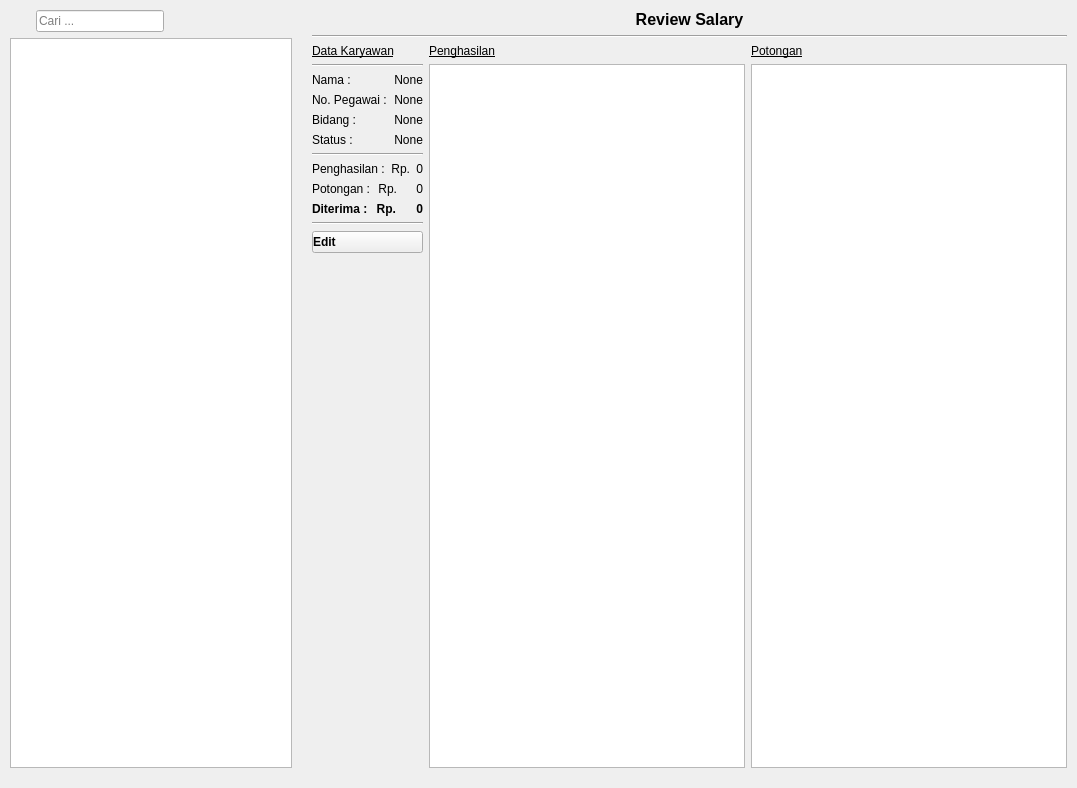
<?xml version="1.0" encoding="UTF-8"?>
<ui version="4.0">
 <class>PayrollTabSalary</class>
 <widget class="QWidget" name="PayrollTabSalary">
  <property name="geometry">
   <rect>
    <x>0</x>
    <y>0</y>
    <width>1077</width>
    <height>788</height>
   </rect>
  </property>
  <property name="windowTitle">
   <string>Payroll - Salary</string>
  </property>
  <layout class="QHBoxLayout" name="horizontalLayout_11">
   <property name="spacing">
    <number>2</number>
   </property>
   <property name="leftMargin">
    <number>1</number>
   </property>
   <property name="topMargin">
    <number>1</number>
   </property>
   <property name="rightMargin">
    <number>1</number>
   </property>
   <item>
    <widget class="QWidget" name="widget" native="true">
     <property name="minimumSize">
      <size>
       <width>280</width>
       <height>0</height>
      </size>
     </property>
     <property name="maximumSize">
      <size>
       <width>300</width>
       <height>16777215</height>
      </size>
     </property>
     <layout class="QVBoxLayout" name="verticalLayout">
      <item>
       <layout class="QHBoxLayout" name="horizontalLayout">
        <item>
         <widget class="QLabel" name="label_2">
          <property name="minimumSize">
           <size>
            <width>20</width>
            <height>20</height>
           </size>
          </property>
          <property name="maximumSize">
           <size>
            <width>20</width>
            <height>20</height>
           </size>
          </property>
          <property name="text">
           <string/>
          </property>
          <property name="pixmap">
           <pixmap resource="../../../PayrollResource.qrc">:/icons-dark/images/Appstract-master/icons/appstract-dark/blackberry_device_search.png</pixmap>
          </property>
          <property name="scaledContents">
           <bool>true</bool>
          </property>
          <property name="alignment">
           <set>Qt::AlignmentFlag::AlignCenter</set>
          </property>
         </widget>
        </item>
        <item>
         <widget class="QLineEdit" name="editCari">
          <property name="minimumSize">
           <size>
            <width>30</width>
            <height>0</height>
           </size>
          </property>
          <property name="placeholderText">
           <string>Cari ...</string>
          </property>
         </widget>
        </item>
        <item>
         <spacer name="horizontalSpacer">
          <property name="orientation">
           <enum>Qt::Orientation::Horizontal</enum>
          </property>
          <property name="sizeHint" stdset="0">
           <size>
            <width>40</width>
            <height>20</height>
           </size>
          </property>
         </spacer>
        </item>
       </layout>
      </item>
      <item>
       <widget class="QTableView" name="tableEmployee">
        <property name="maximumSize">
         <size>
          <width>16777215</width>
          <height>16777215</height>
         </size>
        </property>
       </widget>
      </item>
     </layout>
    </widget>
   </item>
   <item>
    <widget class="QWidget" name="widget_2" native="true">
     <layout class="QVBoxLayout" name="verticalLayout_6">
      <item>
       <widget class="QLabel" name="label_3">
        <property name="font">
         <font>
          <pointsize>12</pointsize>
          <bold>true</bold>
         </font>
        </property>
        <property name="text">
         <string>Review Salary</string>
        </property>
        <property name="alignment">
         <set>Qt::AlignmentFlag::AlignCenter</set>
        </property>
       </widget>
      </item>
      <item>
       <widget class="Line" name="line">
        <property name="orientation">
         <enum>Qt::Orientation::Horizontal</enum>
        </property>
       </widget>
      </item>
      <item>
       <layout class="QHBoxLayout" name="horizontalLayout_2">
        <item>
         <layout class="QVBoxLayout" name="verticalIdentitas">
          <item>
           <widget class="QLabel" name="label_6">
            <property name="font">
             <font>
              <underline>true</underline>
             </font>
            </property>
            <property name="text">
             <string>Data Karyawan</string>
            </property>
           </widget>
          </item>
          <item>
           <widget class="Line" name="line_2">
            <property name="orientation">
             <enum>Qt::Orientation::Horizontal</enum>
            </property>
           </widget>
          </item>
          <item>
           <layout class="QHBoxLayout" name="horizontalLayout_7">
            <item>
             <widget class="QLabel" name="label_13">
              <property name="text">
               <string>Nama :</string>
              </property>
             </widget>
            </item>
            <item>
             <widget class="QLabel" name="labelNama">
              <property name="text">
               <string>None</string>
              </property>
              <property name="alignment">
               <set>Qt::AlignmentFlag::AlignRight|Qt::AlignmentFlag::AlignTrailing|Qt::AlignmentFlag::AlignVCenter</set>
              </property>
             </widget>
            </item>
           </layout>
          </item>
          <item>
           <layout class="QHBoxLayout" name="horizontalLayout_8">
            <item>
             <widget class="QLabel" name="label_14">
              <property name="text">
               <string>No. Pegawai :</string>
              </property>
             </widget>
            </item>
            <item>
             <widget class="QLabel" name="labelNik">
              <property name="text">
               <string>None</string>
              </property>
              <property name="alignment">
               <set>Qt::AlignmentFlag::AlignRight|Qt::AlignmentFlag::AlignTrailing|Qt::AlignmentFlag::AlignVCenter</set>
              </property>
             </widget>
            </item>
           </layout>
          </item>
          <item>
           <layout class="QHBoxLayout" name="horizontalLayout_9">
            <item>
             <widget class="QLabel" name="label_15">
              <property name="text">
               <string>Bidang :</string>
              </property>
             </widget>
            </item>
            <item>
             <widget class="QLabel" name="labelBidang">
              <property name="text">
               <string>None</string>
              </property>
              <property name="alignment">
               <set>Qt::AlignmentFlag::AlignRight|Qt::AlignmentFlag::AlignTrailing|Qt::AlignmentFlag::AlignVCenter</set>
              </property>
             </widget>
            </item>
           </layout>
          </item>
          <item>
           <layout class="QHBoxLayout" name="horizontalLayout_10">
            <item>
             <widget class="QLabel" name="label_16">
              <property name="text">
               <string>Status :</string>
              </property>
             </widget>
            </item>
            <item>
             <widget class="QLabel" name="labelStatus">
              <property name="text">
               <string>None</string>
              </property>
              <property name="alignment">
               <set>Qt::AlignmentFlag::AlignRight|Qt::AlignmentFlag::AlignTrailing|Qt::AlignmentFlag::AlignVCenter</set>
              </property>
             </widget>
            </item>
           </layout>
          </item>
          <item>
           <widget class="Line" name="line_3">
            <property name="orientation">
             <enum>Qt::Orientation::Horizontal</enum>
            </property>
           </widget>
          </item>
          <item>
           <layout class="QHBoxLayout" name="horizontalLayout_3">
            <item>
             <widget class="QLabel" name="label">
              <property name="text">
               <string>Penghasilan :</string>
              </property>
             </widget>
            </item>
            <item>
             <widget class="QLabel" name="label_5">
              <property name="text">
               <string>Rp.</string>
              </property>
              <property name="alignment">
               <set>Qt::AlignmentFlag::AlignRight|Qt::AlignmentFlag::AlignTrailing|Qt::AlignmentFlag::AlignVCenter</set>
              </property>
             </widget>
            </item>
            <item>
             <widget class="QLabel" name="labelPenghasilan">
              <property name="text">
               <string>0</string>
              </property>
              <property name="alignment">
               <set>Qt::AlignmentFlag::AlignRight|Qt::AlignmentFlag::AlignTrailing|Qt::AlignmentFlag::AlignVCenter</set>
              </property>
             </widget>
            </item>
           </layout>
          </item>
          <item>
           <layout class="QHBoxLayout" name="horizontalLayout_4">
            <item>
             <widget class="QLabel" name="label_7">
              <property name="text">
               <string>Potongan :</string>
              </property>
             </widget>
            </item>
            <item>
             <widget class="QLabel" name="label_10">
              <property name="text">
               <string>Rp.</string>
              </property>
              <property name="alignment">
               <set>Qt::AlignmentFlag::AlignRight|Qt::AlignmentFlag::AlignTrailing|Qt::AlignmentFlag::AlignVCenter</set>
              </property>
             </widget>
            </item>
            <item>
             <widget class="QLabel" name="labelPotongan">
              <property name="text">
               <string>0</string>
              </property>
              <property name="alignment">
               <set>Qt::AlignmentFlag::AlignRight|Qt::AlignmentFlag::AlignTrailing|Qt::AlignmentFlag::AlignVCenter</set>
              </property>
             </widget>
            </item>
           </layout>
          </item>
          <item>
           <layout class="QHBoxLayout" name="horizontalLayout_5">
            <item>
             <widget class="QLabel" name="label_8">
              <property name="font">
               <font>
                <bold>true</bold>
               </font>
              </property>
              <property name="text">
               <string>Diterima :</string>
              </property>
             </widget>
            </item>
            <item>
             <widget class="QLabel" name="label_11">
              <property name="font">
               <font>
                <bold>true</bold>
               </font>
              </property>
              <property name="text">
               <string>Rp.</string>
              </property>
              <property name="alignment">
               <set>Qt::AlignmentFlag::AlignRight|Qt::AlignmentFlag::AlignTrailing|Qt::AlignmentFlag::AlignVCenter</set>
              </property>
             </widget>
            </item>
            <item>
             <widget class="QLabel" name="labelDiterima">
              <property name="font">
               <font>
                <bold>true</bold>
               </font>
              </property>
              <property name="text">
               <string>0</string>
              </property>
              <property name="alignment">
               <set>Qt::AlignmentFlag::AlignRight|Qt::AlignmentFlag::AlignTrailing|Qt::AlignmentFlag::AlignVCenter</set>
              </property>
             </widget>
            </item>
           </layout>
          </item>
          <item>
           <widget class="Line" name="line_4">
            <property name="orientation">
             <enum>Qt::Orientation::Horizontal</enum>
            </property>
           </widget>
          </item>
          <item>
           <widget class="QPushButton" name="pushButton">
            <property name="font">
             <font>
              <bold>true</bold>
             </font>
            </property>
            <property name="styleSheet">
             <string notr="true">text-align:left;</string>
            </property>
            <property name="text">
             <string>Edit</string>
            </property>
            <property name="icon">
             <iconset resource="../../../PayrollResource.qrc">
              <normaloff>:/icons-dark/images/Appstract-master/icons/appstract-dark/blackberry_hub_notes.png</normaloff>:/icons-dark/images/Appstract-master/icons/appstract-dark/blackberry_hub_notes.png</iconset>
            </property>
            <property name="iconSize">
             <size>
              <width>20</width>
              <height>20</height>
             </size>
            </property>
           </widget>
          </item>
          <item>
           <spacer name="verticalSpacer">
            <property name="orientation">
             <enum>Qt::Orientation::Vertical</enum>
            </property>
            <property name="sizeHint" stdset="0">
             <size>
              <width>20</width>
              <height>40</height>
             </size>
            </property>
           </spacer>
          </item>
         </layout>
        </item>
        <item>
         <layout class="QVBoxLayout" name="verticalLayout_4">
          <item>
           <widget class="QLabel" name="label_9">
            <property name="font">
             <font>
              <underline>true</underline>
             </font>
            </property>
            <property name="text">
             <string>Penghasilan</string>
            </property>
           </widget>
          </item>
          <item>
           <widget class="QTableView" name="tablePenghasilan">
            <property name="minimumSize">
             <size>
              <width>0</width>
              <height>250</height>
             </size>
            </property>
           </widget>
          </item>
         </layout>
        </item>
        <item>
         <layout class="QVBoxLayout" name="verticalLayout_5">
          <item>
           <widget class="QLabel" name="label_12">
            <property name="font">
             <font>
              <underline>true</underline>
             </font>
            </property>
            <property name="text">
             <string>Potongan</string>
            </property>
           </widget>
          </item>
          <item>
           <widget class="QTableView" name="tablePotongan">
            <property name="minimumSize">
             <size>
              <width>0</width>
              <height>250</height>
             </size>
            </property>
           </widget>
          </item>
         </layout>
        </item>
       </layout>
      </item>
     </layout>
    </widget>
   </item>
  </layout>
 </widget>
 <resources>
  <include location="../../../PayrollResource.qrc"/>
 </resources>
 <connections/>
</ui>
